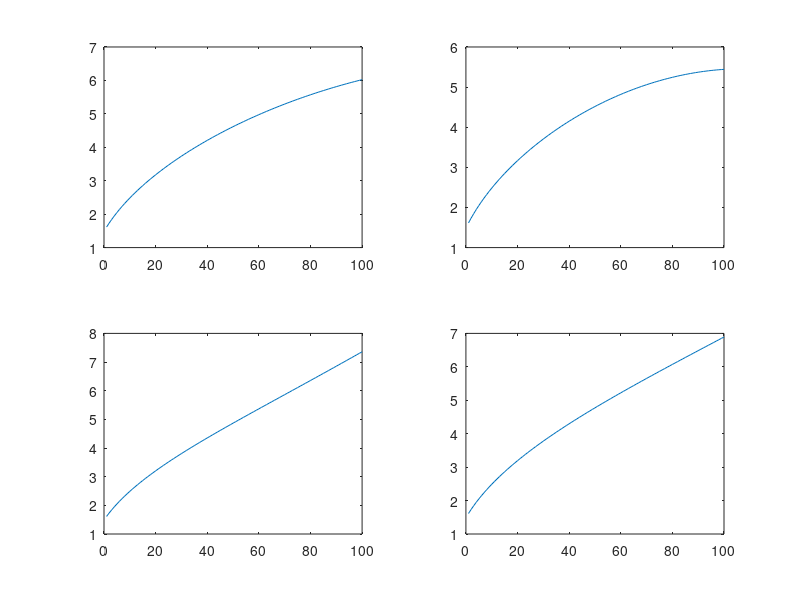

This chart was generated by the following MATLAB code:
clear all
s = 100;
g(1:s) = 9.82;
m(1:s) = 1;
r = 0.5;
A = pi*r^2;
p = 1.2;

h0(1:s) = 0;
hf = linspace(0, 4, s);
theta = linspace(0, 30, s);
phi = linspace(0, 45, s);

T  = (p*A*4*g.*(hf-h0) + m.*g)./(cosd(theta).*cosd(phi));
Tx = sqrt(-abs(T).^2.*cosd(theta).^2.*(1-1./(cosd(theta).^2)));
Ty = abs(T).*cosd(theta).*sind(phi);
Tz = abs(T).*cosd(theta).*cosd(phi);

% plot3(Tx, Ty, Tz)

T1 = cosd(theta).*(Tz/4);
T4 = (Tz/4).*(1 + (1 - cosd(theta)));
T2 = cosd(phi).*(Tz/4);
T3 = (Tz/4).*(1 + (1 - cosd(phi)));

v1 = sqrt(T1/(p*A));
v2 = sqrt(T2/(p*A));
v3 = sqrt(T3/(p*A));
v4 = sqrt(T4/(p*A));

subplot(2,2,1)
plot(v1)

subplot(2,2,2)
plot(v2)

subplot(2,2,3)
plot(v3)

subplot(2,2,4)
plot(v4)